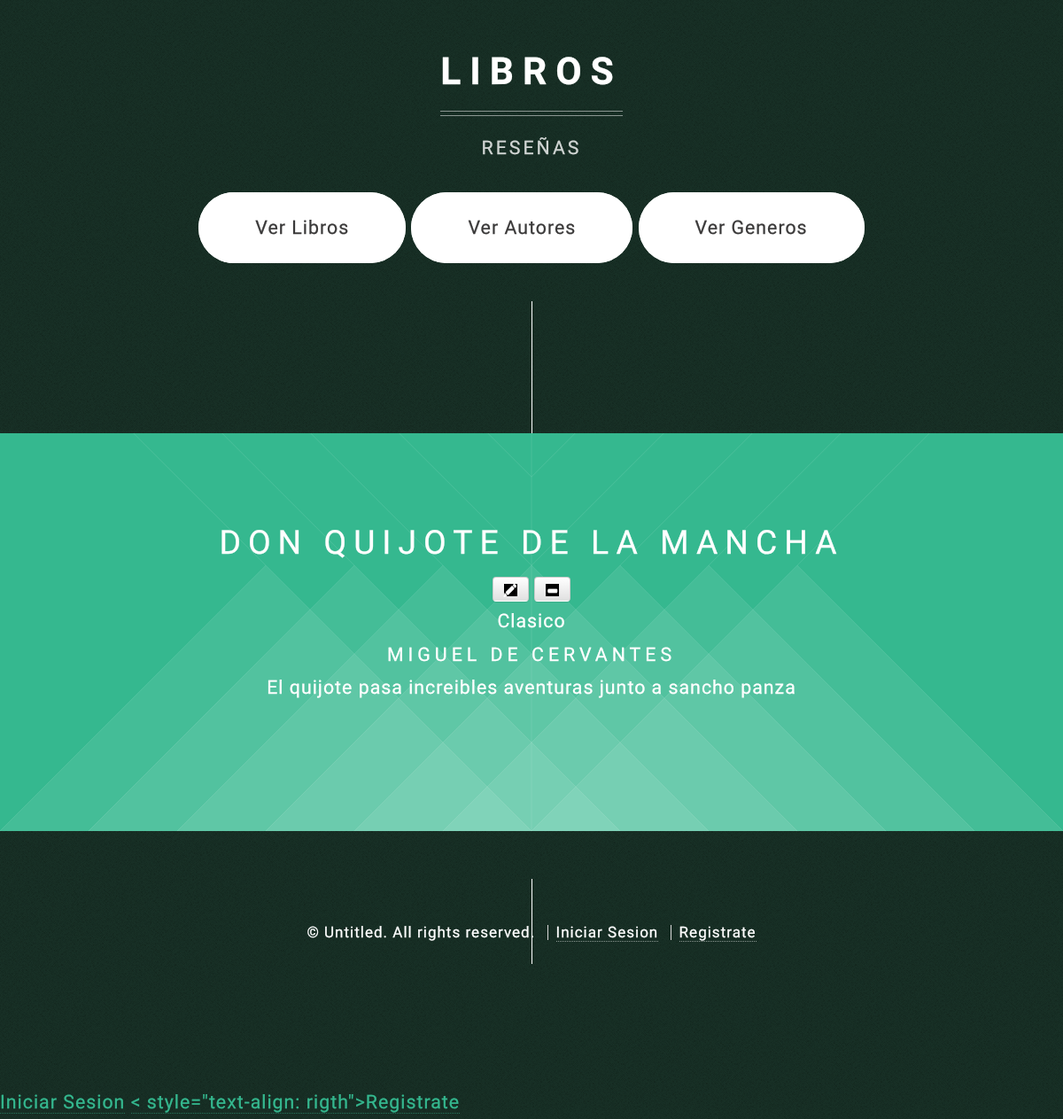
The page /libros/inicio/1/ on the database as committed earlier.
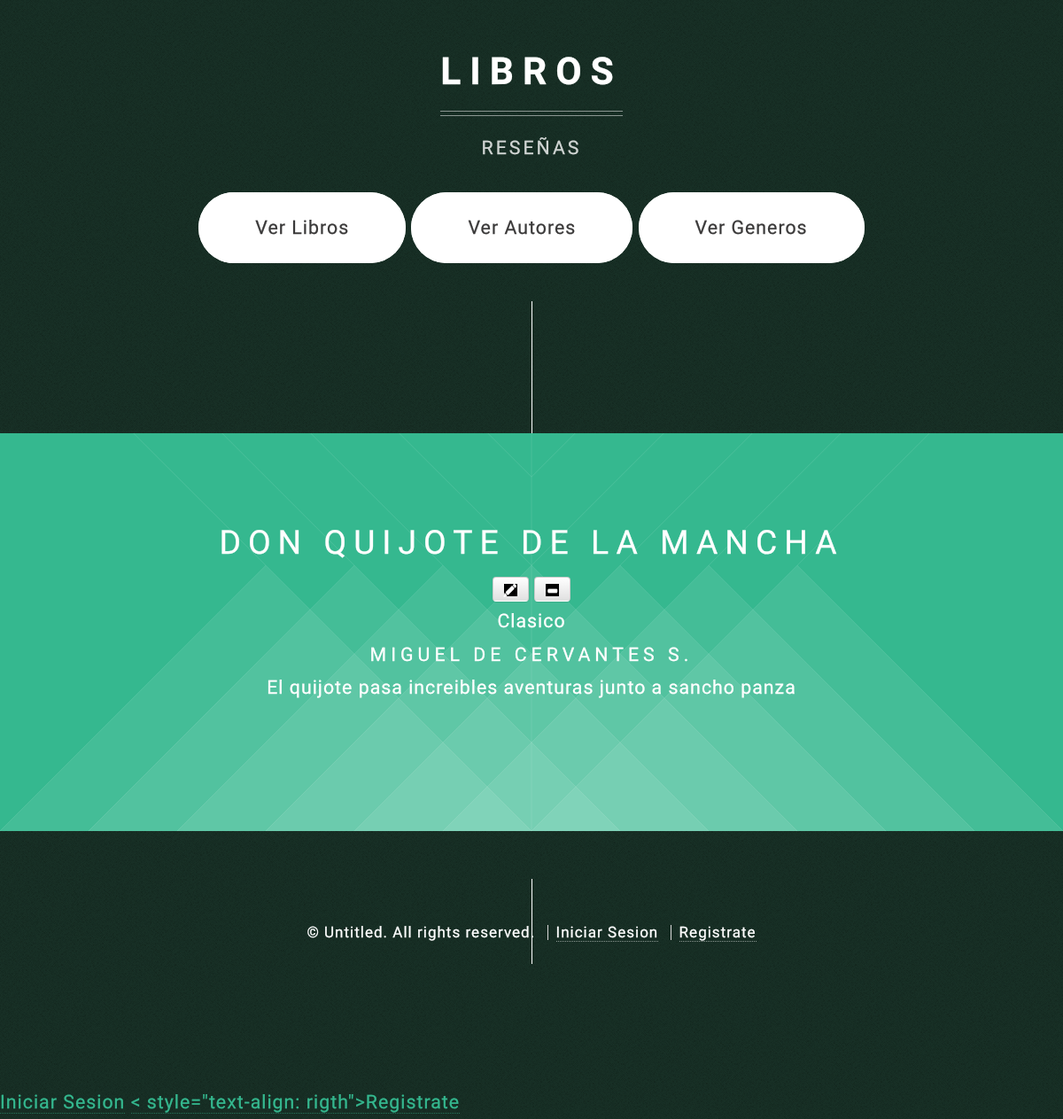
The same page on the database as committed later.
### CRUD/models.py (models this page shows)
class Asignacion2(models.Model):
    Libro = models.ForeignKey(Libros, on_delete=models.CASCADE)
    Autor = models.ForeignKey(Autores, on_delete=models.CASCADE)

class Autores(models.Model):
    NombreA = models.CharField(max_length=200)
    def __str__(self):
        return self.NombreA

### CRUD/views.py (the view)
# urls.py: url(r'^inicio/(?P<pk>[0-9]+)/$', views.libro_detalle),
def libro_detalle(request, pk):
    libro = get_object_or_404(Libros, pk=pk)
    autor = Asignacion2.objects.filter(Libro = pk)
    usuario = request.user
    return render(request, 'libros_detalle.html', {'libro': libro, 'autor':autor, 'usuario':usuario})

### CRUD/models.py (called while the page is built)
    def __str__(self):
        return self.NombreG

### CRUD/templates/libros_detalle.html
{% extends 'index.html' %}
{% block content %}
  <br>
  <header id="detalle">
    <h2>{{ libro.Titulo }}</h2>
    <a class="btn btn-default" href="{% url 'CRUD.views.libro_editar' pk=libro.pk %}"><span class="glyphicon glyphicon-pencil" style="background-color: #000000"></span></a>
    <a class="btn btn-default" href="{% url 'CRUD.views.libro_borrar' pk=libro.pk %}"><span class="glyphicon glyphicon-minus" style="background-color: #000000"></span></a>
  </header>
  <p>{{ libro.Genero }}</p>
  {% for at in autor %}
  <h3>{{ at.Autor }}</h3>
  {% endfor %}
  <p>{{ libro.Resena|linebreaksbr }}</p>
  <br>
{% endblock %}

Rows that differ between the two databases and show on the page:
changed through a linked row, Asignacion2: Autor "MIGUEL DE CERVANTES" → "MIGUEL DE CERVANTES S."
